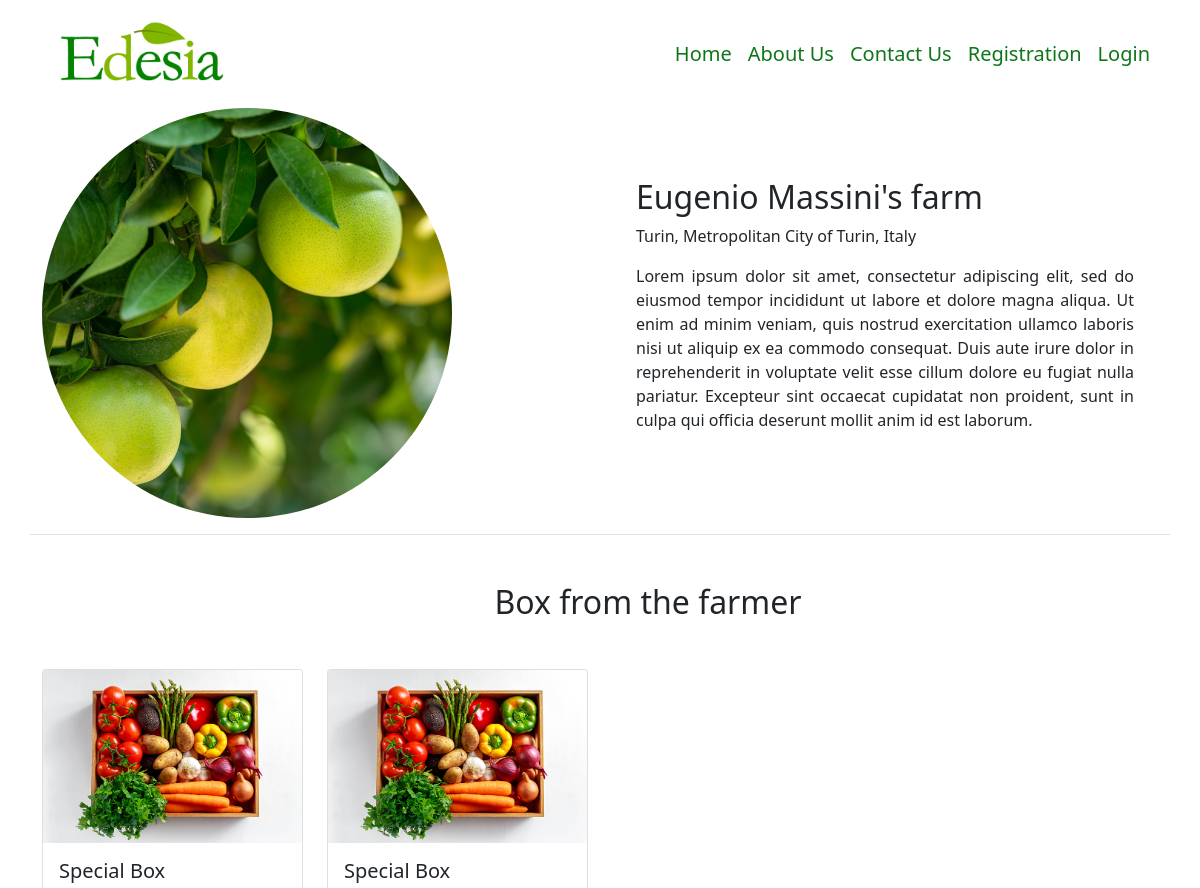
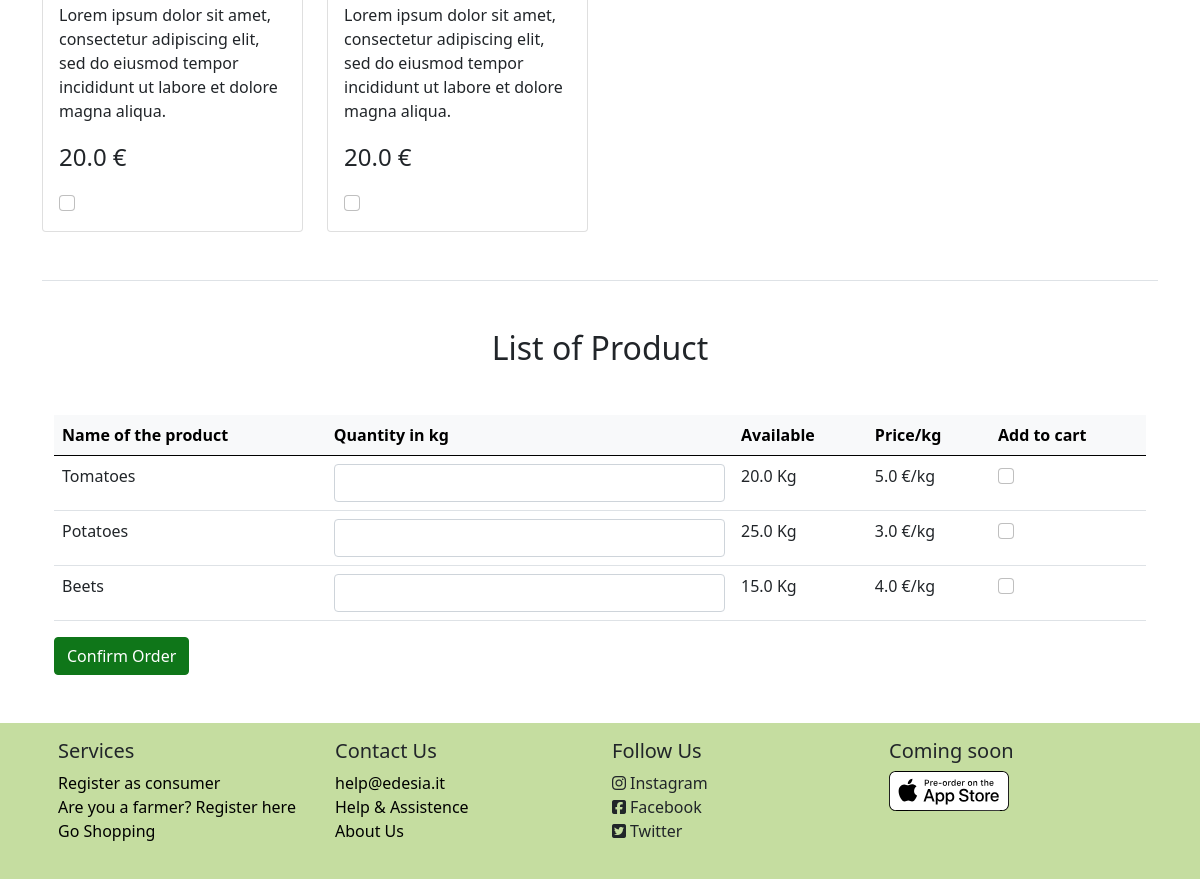
/farmer_store/7, run on the app's committed database (2 pictures, top to bottom).
### model.py (models this page shows, shortened)
class Supplier (db.Model):
    id = db.Column(db.Integer, db.ForeignKey('user.id'), primary_key=True)
    supplier_name = db.Column(db.String(50), nullable=False)
    supplier_address = db.Column(db.String(100), nullable=False)
    supplier_city = db.Column(db.String(50))
    supplier_phone = db.Column(db.String(12), nullable=False)
    piva = db.Column(db.String(25), nullable=False)
    description = db.Column(db.String(500), nullable=True)
    __mapper_args__ = {
        'polymorphic_identity': 'supplier',
    }

class Product (db.Model):
    id = db.Column(db.Integer, primary_key=True)
    box = db.Column(db.Boolean)
    supplier_id = db.Column(db.Integer, db.ForeignKey('supplier.id'))
    name = db.Column(db.String, nullable=False)
    price = db.Column(db.Float, nullable=False)
    quantity = db.Column(db.Float, nullable=False)
    description = db.Column(db.Text)

### app.py (the view)
@app.route('/farmer_store/<int:id>', methods=['GET', 'POST'])
def farmer_store(id):
    supplier = Supplier.query.filter_by(id=id).first()
    products = Product.query.filter(Product.supplier_id==id, Product.box==False, Product.quantity>0.0).all()
    boxes = Product.query.filter(Product.supplier_id==id, Product.box==True, Product.quantity>0.0).all()
    min_entries = len(products)+len(boxes)
    class LocalForm(OrderForm):pass
    LocalForm.order = FieldList(FormField(OrderEntryForm), min_entries=min_entries)
    form=LocalForm()
    reviews = Review.query.filter_by(supplier_id=id).all()
    return render_template("Pages/farmer_store.html", supplier=supplier, products=products, boxes=boxes, form=form, reviews=reviews)

### app.py
    class LocalForm(OrderForm):pass

### form.py
class OrderEntryForm(FlaskForm):
    name = StringField()
    quantity = FloatField('Quantity')
    price = FloatField()
    to_order = BooleanField('Add Product')
    box=BooleanField()

### templates/Pages/farmer_store.html (shortened to what this page needs)
{% extends 'Components/base.html' %}
{% block body %}
    <div class="container-lg mb-3">
        <div class="row row-cols-lg-2">
            <div class="col-lg">
                <img src="/static/images/fahd-khan-mrFdBdTlElk-unsplash.jpg" class="img-fluid rounded-circle w-75">
            </div>
            <div class="col-lg m-auto">
                <div class="container-fluid">
                    <h2>{{ supplier.supplier_name }}</h2>
                    <p>{{ supplier.supplier_address }}</p>
                    <p style="text-align: justify">{{ supplier.description }}</p>
                </div>
            </div>
        </div>
    </div>
    <div class="container-lg mt-3 border-top">
        <div class="container-fluid m-5">
            <h2 class="text-center">Box from the farmer</h2>
        </div>
        <form action="{{ url_for('order_func', id = supplier.id) }}" method="post">
            <div class="row row-cols-md-4">
                {% for i in range(boxes|length) %}
                    <div class="col-md">
                        <div class="card mb-5">
                            <img src="/static/images/box.png" class="card-img-top">
                            <div class="card-body">
                                <h5 class="card-title">{{ boxes[i].name }}</h5>
                                <p class="card-text">{{ boxes[i].description }}</p>
                                <p class="card-text fs-4">{{ boxes[i].price }} €</p>
                                {{ form.order[i].box(class="form-check-input") }}
                            </div>
                        </div>
                    </div>
                {% endfor %}
            </div>
            <div class="container-fluid m-auto border-top">
                <h2 class="text-center m-5">List of Product</h2>
            <div class="table-responsive-lg">
                <table class="table table-hover">
                    <thead class="table-light">
                    <tr>
                        <th scope="col">Name of the product</th>
                        <th scope="col">Quantity in kg</th>
                        <th scope="col">Available</th>
                        <th scope="col">Price/kg</th>
                        <th scope="col">Add to cart</th>
                    </tr>
                    </thead>
                    <tbody>
                    {% for i in range(products|length) %}
                        <tr>
                            <td scope="row">{{ products[i].name }}</td>
                            <td>{{ form.order[i].quantity(class="form-control") }}</td>
                            <td>{{ products[i].quantity }} Kg</td>
                            <td>{{ products[i].price }} €/kg</td>
                            <td class="m-auto">{{ form.order[i].to_order(class="form-check-input") }}</td>
                        </tr>
                    {% endfor %}
                    </tbody>
                </table>
            </div>
            {{ form.submit(class="btn btn-primary", style="background-color: #0F7619; border-color: #0F7619") }}
            </div>
        </form>
    </div>
{% endblock %}

### data on the page
Supplier: supplier_name "Eugenio Massini's farm", supplier_address "Turin, Metropolitan City of Turin, Italy", description "Lorem ipsum dolor sit amet, consectetur adipiscing elit, sed do eiusmod tempor incididunt ut labore et dolore magna aliqua. Ut enim ad minim veniam, quis nostrud exercitation ullamco laboris nisi ut aliquip ex ea commodo consequat. Duis aute irure dolor in reprehenderit in voluptate velit esse cillum dolore eu fugiat nulla pariatur. Excepteur sint occaecat cupidatat non proident, sunt in culpa qui officia deserunt mollit anim id est laborum."
Product: name "Special Box", description "Lorem ipsum dolor sit amet, consectetur adipiscing elit, sed do eiusmod tempor incididunt ut labore et dolore magna aliqua.", price "20.0"
Product: name "Special Box", description "Lorem ipsum dolor sit amet, consectetur adipiscing elit, sed do eiusmod tempor incididunt ut labore et dolore magna aliqua.", price "20.0"
Product: name "Tomatoes", quantity "20.0", price "5.0"
Product: name "Potatoes", quantity "25.0", price "3.0"
Product: name "Beets", quantity "15.0", price "4.0"
